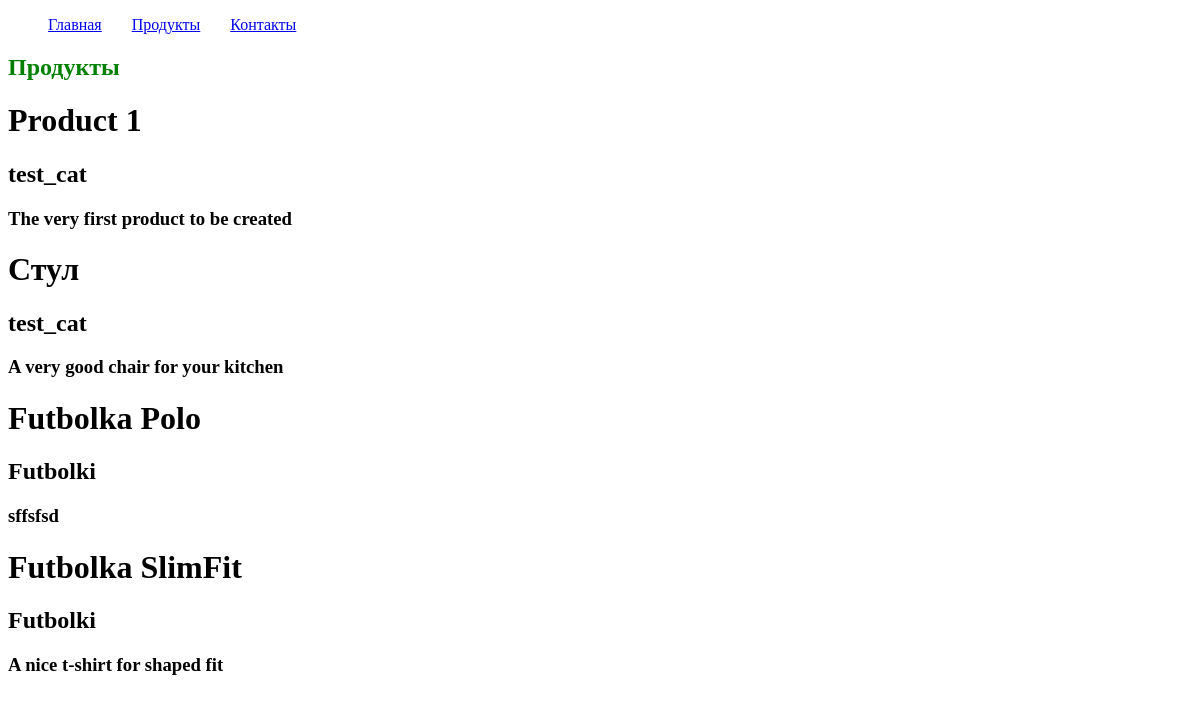
Screenshot of /products/ with the database file from the repository.
### mainapp/models.py (models this page shows, shortened)
class Product(models.Model):
    class Meta:
        verbose_name = 'Продукт'
        verbose_name_plural = 'Продукты'
    category = models.ForeignKey(ProductCategory, on_delete=models.CASCADE)
    name = models.CharField(verbose_name="имя", max_length=64, unique=True)
    image = models.ImageField(upload_to="media", blank=True)
    short_desc = models.CharField(verbose_name="кратко", max_length=64, blank=True)
    description = models.TextField(verbose_name="подробно", blank=True)
    price = models.DecimalField(verbose_name="цена продукта", max_digits=8, decimal_places=2, default=0)
    quantity = models.PositiveIntegerField(verbose_name="количество на складе", default=0)

class ProductCategory(models.Model):
    class Meta:
        verbose_name = 'Категория'
        verbose_name_plural = 'Категории'
    name = models.CharField(verbose_name="имя", max_length=64, unique=True)
    description = models.TextField(verbose_name="описание", blank=True)

### mainapp/views.py (the view)
# urls.py: path('', mainapp.products, name='index'),
def products(request):
    links_menu = loadMenuFromJSON()
    products_fut = Product.objects.all()
    context = {'links_menu': links_menu, "title": "продукты", "products": products_fut}
    return render(request, 'mainapp/products.html', context)

### mainapp/views.py (called while the page is built)
def loadMenuFromJSON ():
    with open(os.path.join(JSON_PATH, 'menu.json'), 'r', encoding="utf-8") as readfile:
        return json.load(readfile)

### mainapp/templates/mainapp/products.html
{% extends 'mainapp/base.html' %}
{% block content2 %}
{% for product in products %}
    <h1>{{ product.name }}</h1>
    <h2>{{ product.category.name }}</h2>
    <h3>{{ product.description }}</h3>
{% endfor %}
{% endblock %}

### mainapp/templates/mainapp/base.html (shortened to what this page needs)
<!DOCTYPE html>
{% load staticfiles %}
<html lang="en">
<head>
    {% block css %}
        <link rel="stylesheet" href="{% static 'css/style.css' %}">
    {% endblock %}
</head>
<body>
    <div class="container">
        {% include 'mainapp/includes/inc_menu.html'  %}
        {% block content %}
            <h2 class="header2">{{ title|title }}</h2>
        {% endblock %}
        {% block content2 %}
        {% endblock %}
    </div>
</body>
</html>

### mainapp/templates/mainapp/includes/inc_menu.html
<ul class="menu">
    {% for link in links_menu %}
        <li><a href="{% url link.href %}"> {{ link.name|title }}</a></li>
    {% endfor %}
</ul>

### static/css/style.css (style rules this page uses)
.menu { list-style-type: none; }
.menu li { float: left; margin-right: 30px; }
.header2 { color: green; }

### rows the page displays
Product: name "Product 1", category.name "test_cat", description "The very first product to be created"
Product: name "Стул", category.name "test_cat", description "A very good chair for your kitchen"
Product: name "Futbolka Polo", category.name "Futbolki", description "sffsfsd"
Product: name "Futbolka SlimFit", category.name "Futbolki", description "A nice t-shirt for shaped fit"

### other values shown
{{ link.name|title }} "Главная" "Продукты" "Контакты"
{{ title|title }} "Продукты"
